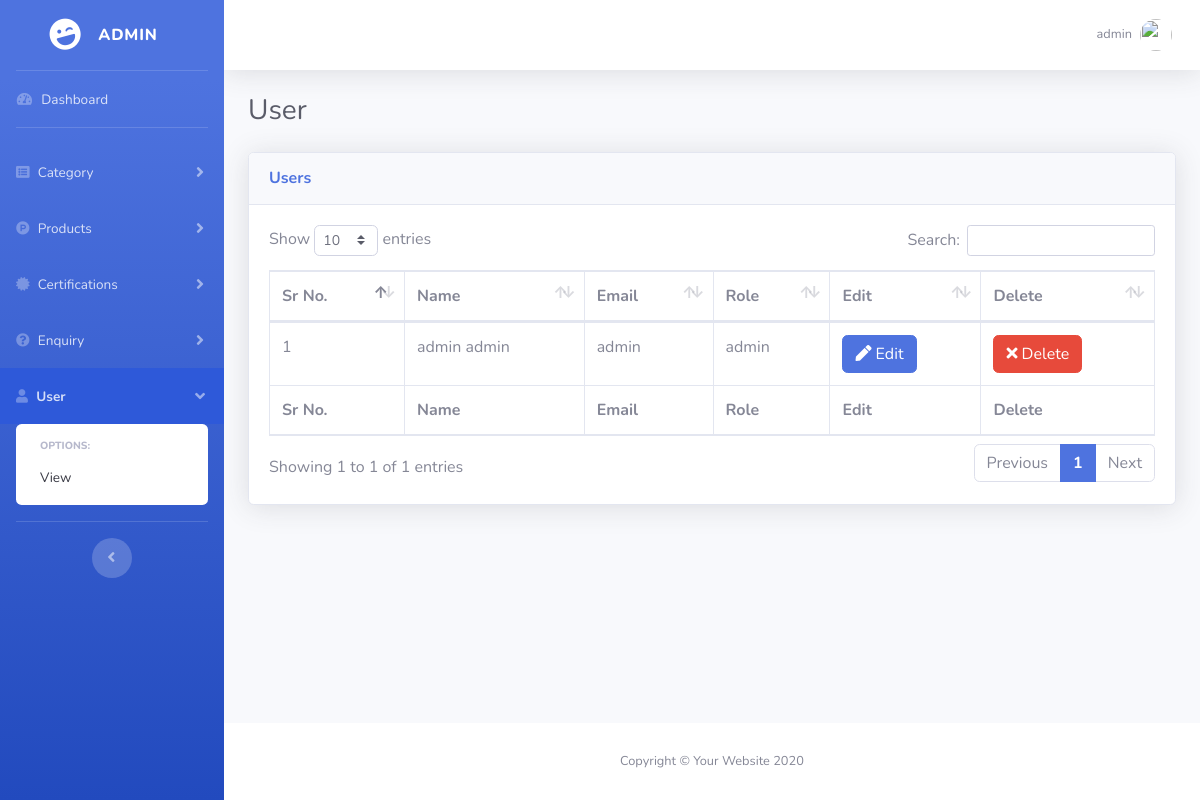
The page /admin/users.php (signed in) on the database its author committed.
### tables this page shows
CREATE TABLE `users` (
  `id` int(11) NOT NULL,
  `first_name` varchar(255) NOT NULL,
  `last_name` varchar(255) NOT NULL,
  `email` varchar(255) NOT NULL,
  `password` varchar(255) NOT NULL,
  `user_role` varchar(255) NOT NULL DEFAULT 'subscriber',
  `created_at` timestamp NOT NULL DEFAULT CURRENT_TIMESTAMP ON UPDATE CURRENT_TIMESTAMP,
  `updated_at` timestamp NOT NULL DEFAULT '0000-00-00 00:00:00',
  `deleted_at` timestamp NOT NULL DEFAULT '0000-00-00 00:00:00'
);

### admin/includes/users/view-user.php (the view, shortened to what this page needs)
<?php
    $query = "SELECT * FROM users";
    $select_all_users_query = mysqli_query($connection, $query);
?>
<div class="card shadow mb-4">
    <div class="card-header py-3">
        <h6 class="m-0 font-weight-bold text-primary">Users</h6> </div>
    <div class="card-body">
        <div class="table-responsive">
            <table class="table table-bordered" id="dataTable" width="100%" cellspacing="0">
                <thead>
                    <tr>
                        <th>Sr No.</th>
                        <th>Name</th>
                        <th>Email</th>
                        <th>Role</th>
                        <th>Edit</th>
                        <th>Delete</th>
                    </tr>
                </thead>
                <tfoot>
                    <tr>
                        <th>Sr No.</th>
                        <th>Name</th>
                        <th>Email</th>
                        <th>Role</th>
                        <th>Edit</th>
                        <th>Delete</th>
                    </tr>
                </tfoot>
                <tbody>
                    <?php
                        $id = 0;
                        while($row = mysqli_fetch_assoc($select_all_users_query)) {
                            $id = $id+1;
                            $user_id = $row['id'];
                            $name = $row['first_name']." ".$row['last_name'];
                            $email = $row['email'];
                            $user_role = $row['user_role'];
                            echo "<tr>";
                            echo "<td>$id</td>";
                            echo "<td>$name</td>";
                            echo "<td>$email</td>";
                            echo "<td>$user_role</td>";
                            echo "<td><a href='users.php?source=edit_user&p_id=$user_id' class='btn btn-primary'><span class='fa fa-pen'></span> Edit</a></td> ";
                            echo "<td> <button type='button' class='btn btn-danger' data-target='#confirmfordelete' data-toggle='modal'
                            data-user_name = '$name' data-user_id = '$user_id'> <span class='fa fa-times'></span> Delete </button></td>";
                            echo "</tr>";
                        }
                    ?>
                </tbody>
            </table>
        </div>
    </div>
</div>

### rows shown on the page
users: name "admin admin", email "admin", user_role "admin"

### other values the page prints
$_SESSION["email"] "admin"
$source "User"
